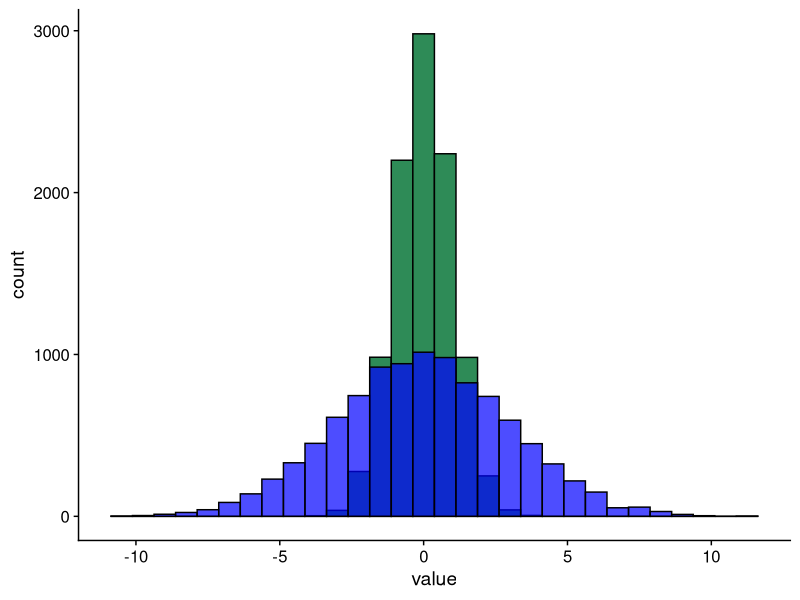
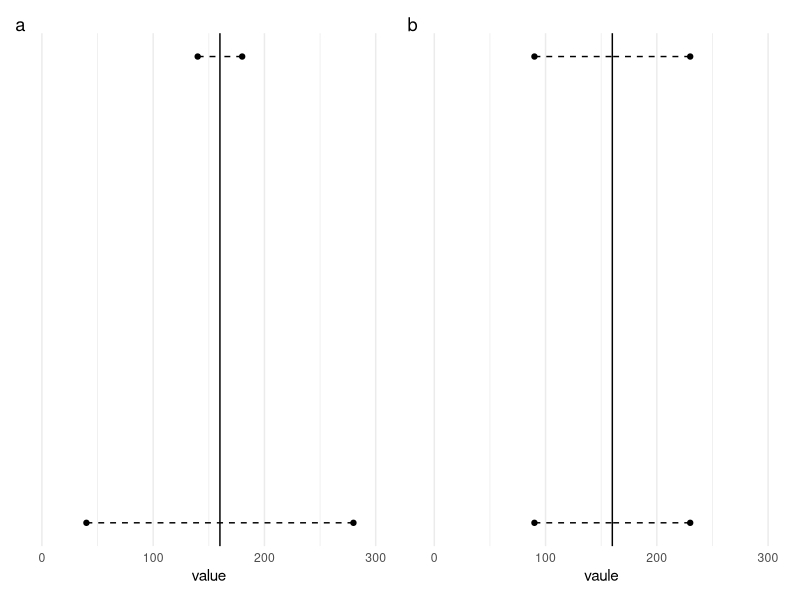

Generate these figures, in order, with R: (Note: this script raises an error after producing the figures.)
## ---- chunk 1
#| echo: false
#| message: false
require(tidyverse)
require(cowplot)
require(patchwork)
knitr::opts_knit$set(eval.after = "fig.cap")
## ---- chunk 2
#| echo: false 
#| warning: false
#| label: fig-hist-width
#| fig.align: center
#| fig-cap: |
#|  Histogram of two distributions with equal means but different spreads. 
#|  *N = 10,000* in each case.

set.seed(123)
dist_narrow <- rnorm(10000, mean = 0, sd = 1)
dist_wide <- rnorm(10000, mean = 0, sd = 3)
tibble::tibble(
  narrrow = dist_narrow,
  wide = dist_wide
) |>
  tidyr::pivot_longer(1:2) |>
  ggplot2::ggplot(aes(
    x = value,
    # group = name,
    fill = name,
    alpha = name
  )) +
  geom_histogram(color = "black", position = "identity") +
  scale_alpha_manual(values = c(1, 0.7), guide = "none") +
  scale_fill_manual(values = c("seagreen", "blue"), guide = "none") +
  theme_cowplot() + 
  NULL
## ---- chunk 3
d <- c(94, 96, 299)
tibble::tibble(Value = d)  |>
  dplyr::mutate(Mean = mean(Value)) |>
  dplyr::mutate(Deviation = Mean - Value) |>
  knitr::kable(format = "html")
## ---- chunk 4
adder <- paste0(mean(d) - d, collapse = " + ")
glue::glue("({adder}) ÷ 3 = {mean(mean(d) - d)}") |> cat()
## ---- chunk 5
d <- c(94, 96, 299)
tibble::tibble(Value = d)  |>
  dplyr::mutate(Mean = mean(Value)) |>
  dplyr::mutate(Deviation = Mean - Value) |>
  dplyr::mutate(`Squared Deviation` = Deviation * Deviation) |>
  knitr::kable(format = "html")
## ---- chunk 6
adder <- paste0((mean(d) - d)^2, collapse = " + ")
glue::glue("({adder}) ÷ 3 = {round(mean((mean(d) - d)^2),2)}") |> cat()
## ---- chunk 7
#| width: 8
#| height: 10
d1 <-  c(90, 90, 230, 230)
d2 <- c(40, 140, 180, 280)

d1_mean <- mean(d1)
d2_mean <- mean(d2)



d1 <- tibble::tibble(
  x = d1,
  y = c(1, 2, 1, 2)
)

d2 <- tibble::tibble(
  x = d2,
  y = c(1, 2, 2, 1)
)


p1 <- ggplot(d1) +
  geom_point(aes(x = x, y = y)) +
  geom_vline(xintercept = d1_mean, linetype = 1) +
  labs(x = "vaule", y = NULL) +
  scale_y_continuous(breaks = NULL) +
  scale_x_continuous(breaks = seq(1, 10, 1)) +
  geom_segment(aes(x = x, y = y, yend = y, xend = d1_mean), linetype = 2) +
  cowplot::theme_cowplot() +
  theme_minimal() +
  xlim(0, 300) +
  NULL


p2 <- ggplot(d2) +
  geom_point(aes(x = x, y = y)) +
  geom_vline(xintercept = d2_mean, linetype = 1) +
  labs(x = "value", y = NULL) +
  scale_y_continuous(breaks = NULL) +
  scale_x_continuous(breaks = seq(1, 10, 1)) +
  geom_segment(aes(x = x, y = y, yend = y, xend = d2_mean), linetype = 2) +
  theme_minimal() +
  xlim(0, 300) +
  NULL

final_plot <- p2 + p1 + plot_annotation(tag_levels = "a")

ggsave(final_plot, file = here::here("image","final_plot.png"), width = 10, height = 3)

## ---- chunk 8
knitr::include_graphics(here::here("image","final_plot.png"))
## ---- chunk 9
d2 |> 
  dplyr::mutate(value = x, 
  mean = mean(x), 
  deviation = mean - x, 
  `absolute deviation` = abs(deviation),
  `squared deviation` = deviation^2)  -> d2_table

  d2_table |>
  dplyr::select(3:5) |>
  knitr::kable(align = c("l", "l")) |>
  kableExtra::kable_styling(full_width = TRUE, bootstrap_options = "striped")
## ---- chunk 10
d1 |> 
  dplyr::mutate(value = x, 
  mean = mean(x), 
  deviation = mean - x, 
  `absolute deviation` = abs(deviation),
  `squared deviation` = deviation^2)  -> d1_table

  d1_table |>
  dplyr::select(3:5) |>
  knitr::kable(align = c("l", "l")) |>
  kableExtra::kable_styling(full_width = TRUE, bootstrap_options = "striped")
